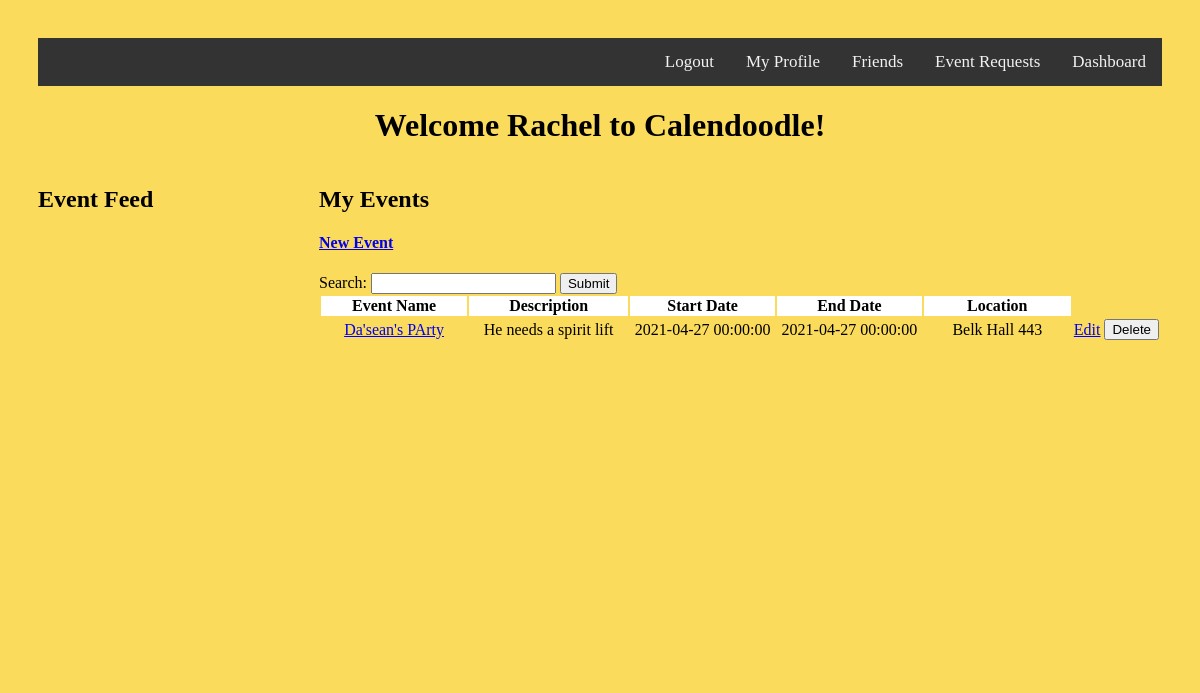
The app's page /events (signed in), older data.
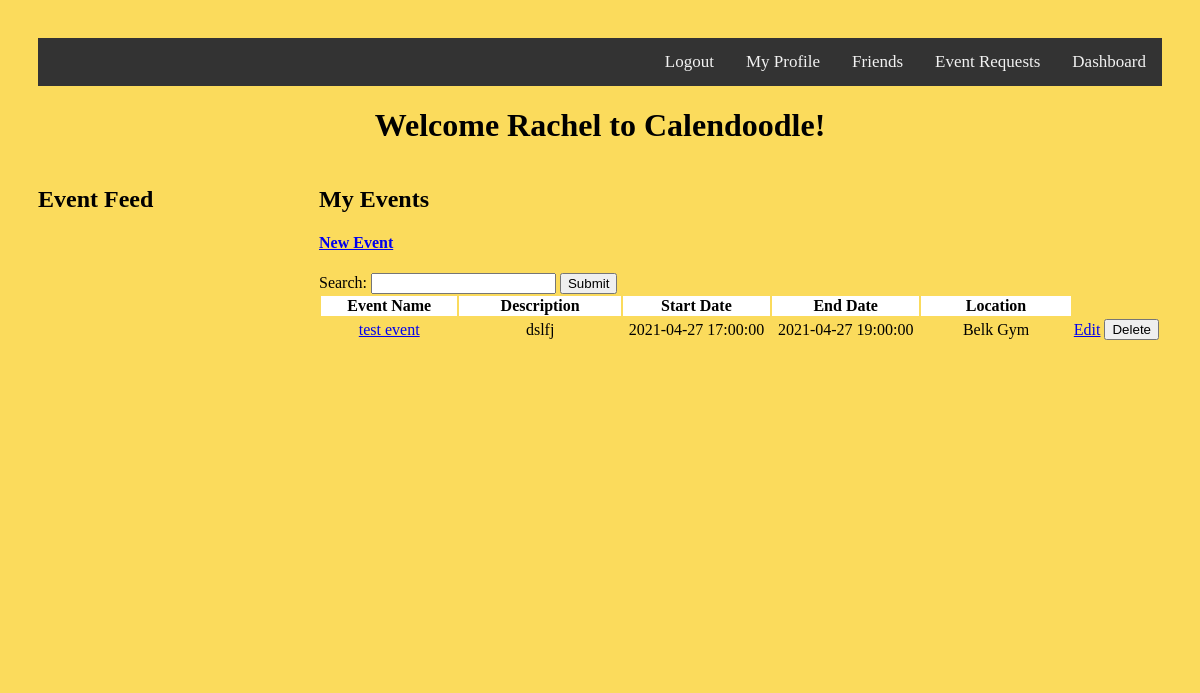
The same page, newer data.
### models.py (models this page shows, shortened)
class Event(db.Model):
    id = db.Column(db.Integer, primary_key=True)
    name = db.Column(db.String(50), nullable=False)
    start_date = db.Column(db.DateTime, nullable=False)
    end_date = db.Column(db.DateTime, nullable=False)
    date_posted = db.Column(db.DateTime, nullable=False)
    location = db.Column(db.String(100), nullable=False)
    description = db.Column(db.String(1000), nullable=False)
    color = db.Column(db.String(20), nullable=False)
    is_public = db.Column(db.Integer)
    user_id = db.Column(db.Integer, db.ForeignKey("user.id"), nullable=False)

### flask_jubjub.py (the view)
@app.route('/')
@app.route('/events', methods=['POST', 'GET'])
def get_events():
    if session.get('user'):
        if request.method == 'POST':
            search_form = SearchForm()
            searchText = request.form['search']
            my_events = db.session.query(Event).filter_by(
                user_id=session['user_id']).all()
            events_to_display = []
            for event in my_events:
                if search(searchText, event.name):
                    events_to_display.append(event)
            return render_template('events.html', events=events_to_display, user=session['user'], form=search_form)
        else:
            form = SearchForm()
            my_events = db.session.query(Event).filter_by(
                user_id=session['user_id']).all()
            return render_template('events.html', events=my_events, user=session['user'], form=form)
    else:
        return redirect(url_for('login'))

### forms.py
class SearchForm(FlaskForm):
    class Meta:
        csrf = False
    search = StringField('Search')
    submit = SubmitField('Submit')

### templates/events.html (shortened to what this page needs)
<!DOCTYPE html>
<html lang="en">
   <head>
       <link rel="stylesheet" href="{{ url_for('static', filename='main.css') }}">
   </head>
   <body>
       <div class="topnav">
               <a href="{{ url_for('get_events') }}">Dashboard</a>
               <a href="{{ url_for('get_events') }}">Event Requests</a>
               <a>Friends</a>
               <a href="{{ url_for('get_profile') }}">My Profile</a>
           {% if user %}
                   <a href="{{ url_for('logout') }}">Logout</a>
           {% else %}
                   <a href="{{ url_for('login') }}">Sign In</a>
           {% endif %}
       </div>
       <div class="row">
       <h1>Welcome {{ user }} to Calendoodle!</h1>
           <div class="column left">
             <h2>Event Feed</h2>
           </div>
           <div class="column right">
           <h2>My Events</h2>
           <h4><a href="{{ url_for('new_event') }}">New Event</a></h4>
            <form method="POST" action="/events">
                <div class="form-field">Search: {{ form.search }}  {{ form.submit }}</div>
            </form>
           <table class="tableFormat">
               <tr>
                    <th class ="wide">Event Name</th>
                    <th class ="wide">Description</th>
                    <th class ="wide">Start Date</th>
                    <th class ="wide">End Date</th>
                    <th class ="wide">Location</th>
                </tr>
               {% for event in events %}
               <tr>
                   <td><a href="{{ url_for('get_event', event_id=event.id) }}">{{ event.name }}</a></td>
                   <td>{{ event.description }}</td>
                    <td>{{ event.start_date }}</td>
                    <td>{{ event.end_date }}</td>
                    <td>{{ event.location }}</td>
                   <td><a href="{{ url_for('update_event', event_id=event.id) }}">Edit</a></td>
                   <td>
                       <form action="{{ url_for('delete_event', event_id=event.id) }}" method="post">
                           <input type="submit" value="Delete"/>
                       </form>
                   </td>
               </tr>
               {% endfor %}
           </table>
               </div>
       </div>
   </body>
</html>

### static/main.css (style rules this page uses)
body { padding: 30px 30px; background: #fbdb5c; }
h1 { color: black; text-align: center; }
.column { float: left; top-margin: 10%; height: 500px; }
.left { width:25%; }
.right { width: 75%; }
.row:after { content: ""; display: table; clear: both; }
.topnav { overflow: hidden; background-color: #333; }
.topnav a { float: right; color: #f2f2f2; text-align: center; padding: 14px 16px; text-decoration: none; font-size: 17px; }
.tableFormat { text-align: center; border: 2px d #4d5060; }
.wide { width: 300px; background-color: white; color: black; }

Row changes from the older to the newer data that the page shows:
changed Event: name "Da'sean's PArty" → "test event"; description "He needs a spirit lift" → "dslfj"; start_date "2021-04-27 00:00:00" → "2021-04-27 17:00:00"; end_date "2021-04-27 00:00:00" → "2021-04-27 19:00:00"; location "Belk Hall 443" → "Belk Gym"
